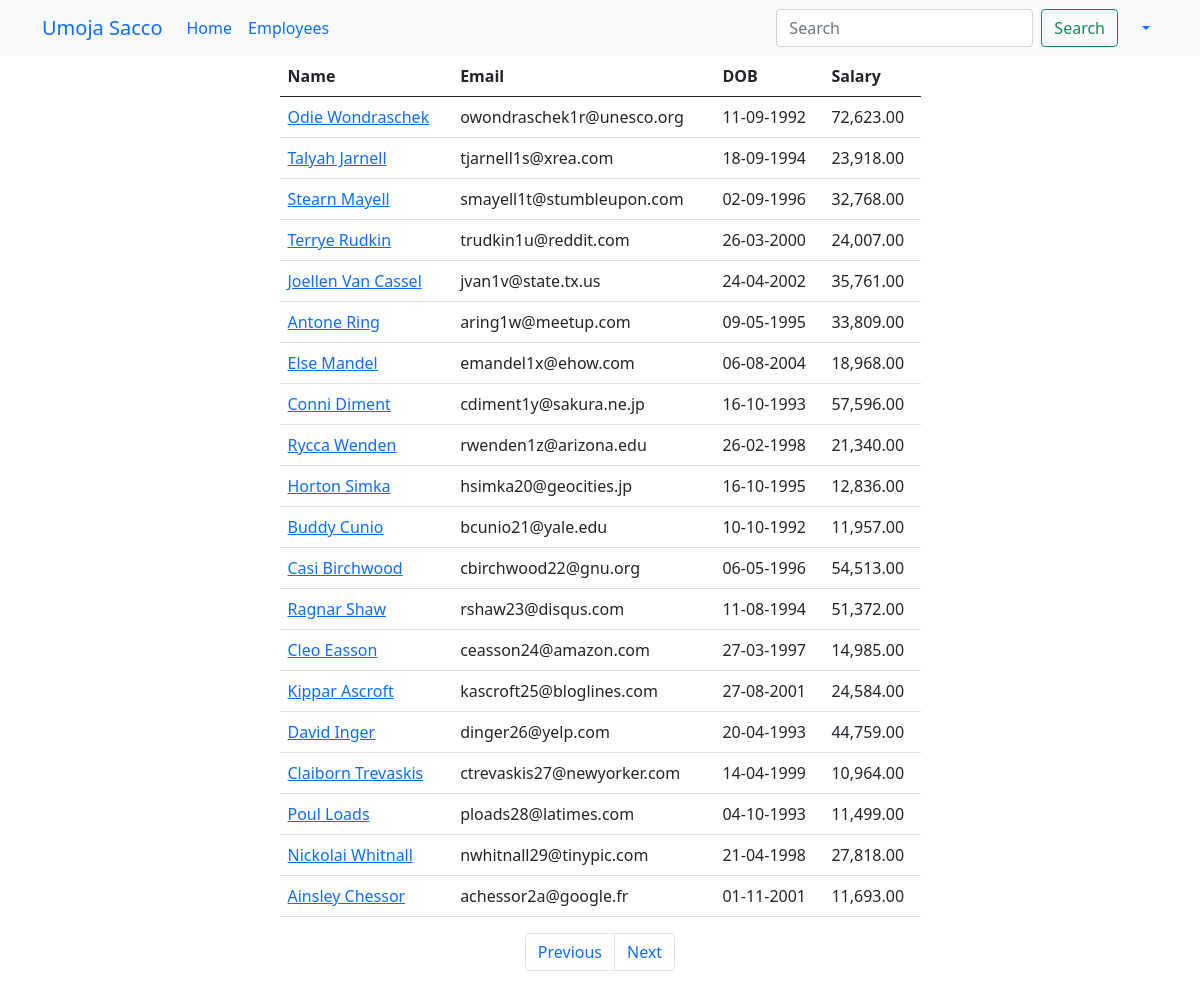
The app's page /employees?page=4 (signed in) with its own data.
### main_app/models.py (models this page shows, shortened)
class Employee(models.Model):
    name = models.CharField(max_length=40)
    email = models.EmailField(unique=True)
    dob = models.DateField(null=True)
    salary = models.DecimalField(max_digits=7, decimal_places=2)  # 67000.58
    disabled = models.BooleanField(default=False)
    profile = models.ImageField(upload_to=unique_img_name, null=True, default="employees/employee.png")
    created_at = models.DateTimeField(auto_now_add=True, null=True)  # Once during creation
    updated_at = models.DateTimeField(auto_now=True, null=True)  # Every time an update happens

### main_app/views.py (the view)
# urls.py: path('employees', views.all_employees, name="all"),
@login_required
@permission_required('main_app.view_employee', raise_exception=True)
def all_employees(request):
    employees = Employee.objects.all()  # SELECT * FROM employees
    paginator = Paginator(employees, 20)
    page_number = request.GET.get("page")
    data = paginator.get_page(page_number)
    return render(request, "all_employees.html", {"employees": data})

### templates/all_employees.html (shortened to what this page needs)
{% extends 'base_template.html' %}
{% load humanize %}
{% block content %}
    {% include 'navbar.html' %}
    <div class="container">
        <div class="row justify-content-center">
            <div class="col-sm-7">
                <table class="table">
                    <thead>
                    <tr>
                        <th>Name</th>
                        <th>Email</th>
                        <th>DOB</th>
                        <th>Salary</th>
                    </tr>
                    </thead>
                    <tbody>
                    {% for employee in employees %}
                        <tr>
                            <td>
                                <a href="/employees/{{ employee.id }}">{{ employee.name | title }}</a>
                            </td>
                            <td>{{ employee.email }}</td>
                            <td>{{ employee.dob | date:'d-m-Y' }}</td>
                            <td>{{ employee.salary | intcomma }}</td>
                        </tr>
                    {% endfor %}
                    </tbody>
                </table>
                <nav aria-label="Page navigation example">
                    <ul class="pagination justify-content-center">
                        {% if employees.has_previous %}
                            <li class="page-item">
                                <a class="page-link" href='?page={{ employees.previous_page_number }}'>Previous</a>
                            </li>
                        {% else %}
                            <li class="page-item disabled">
                                <a class="page-link" href='' tabindex="-1" aria-disabled="True">Previous</a>
                            </li>
                        {% endif %}
                        {% if employees.has_next %}
                            <li class="page-item">
                                <a class="page-link" href='?page={{ employees.next_page_number }}'>Next</a>
                            </li>
                        {% else %}
                            <li class="page-item disabled">
                                <a class="page-link" href='' tabindex="-1" aria-disabled="True">Next</a>
                            </li>
                        {% endif %}
                    </ul>
                </nav>
            </div>
        </div>
    </div>
{% endblock %}

### records on screen
Employee: name "Odie Wondraschek", email "owondraschek1r@unesco.org", dob "11-09-1992", salary "72,623.00"
Employee: name "Talyah Jarnell", email "tjarnell1s@xrea.com", dob "18-09-1994", salary "23,918.00"
Employee: name "Stearn Mayell", email "smayell1t@stumbleupon.com", dob "02-09-1996", salary "32,768.00"
Employee: name "Terrye Rudkin", email "trudkin1u@reddit.com", dob "26-03-2000", salary "24,007.00"
Employee: name "Joellen Van Cassel", email "jvan1v@state.tx.us", dob "24-04-2002", salary "35,761.00"
Employee: name "Antone Ring", email "aring1w@meetup.com", dob "09-05-1995", salary "33,809.00"
Employee: name "Else Mandel", email "emandel1x@ehow.com", dob "06-08-2004", salary "18,968.00"
Employee: name "Conni Diment", email "cdiment1y@sakura.ne.jp", dob "16-10-1993", salary "57,596.00"
Employee: name "Rycca Wenden", email "rwenden1z@arizona.edu", dob "26-02-1998", salary "21,340.00"
Employee: name "Horton Simka", email "hsimka20@geocities.jp", dob "16-10-1995", salary "12,836.00"
Employee: name "Buddy Cunio", email "bcunio21@yale.edu", dob "10-10-1992", salary "11,957.00"
Employee: name "Casi Birchwood", email "cbirchwood22@gnu.org", dob "06-05-1996", salary "54,513.00"
Employee: name "Ragnar Shaw", email "rshaw23@disqus.com", dob "11-08-1994", salary "51,372.00"
Employee: name "Cleo Easson", email "ceasson24@amazon.com", dob "27-03-1997", salary "14,985.00"
Employee: name "Kippar Ascroft", email "kascroft25@bloglines.com", dob "27-08-2001", salary "24,584.00"
Employee: name "David Inger", email "dinger26@yelp.com", dob "20-04-1993", salary "44,759.00"
Employee: name "Claiborn Trevaskis", email "ctrevaskis27@newyorker.com", dob "14-04-1999", salary "10,964.00"
Employee: name "Poul Loads", email "ploads28@latimes.com", dob "04-10-1993", salary "11,499.00"
Employee: name "Nickolai Whitnall", email "nwhitnall29@tinypic.com", dob "21-04-1998", salary "27,818.00"
Employee: name "Ainsley Chessor", email "achessor2a@google.fr", dob "01-11-2001", salary "11,693.00"
